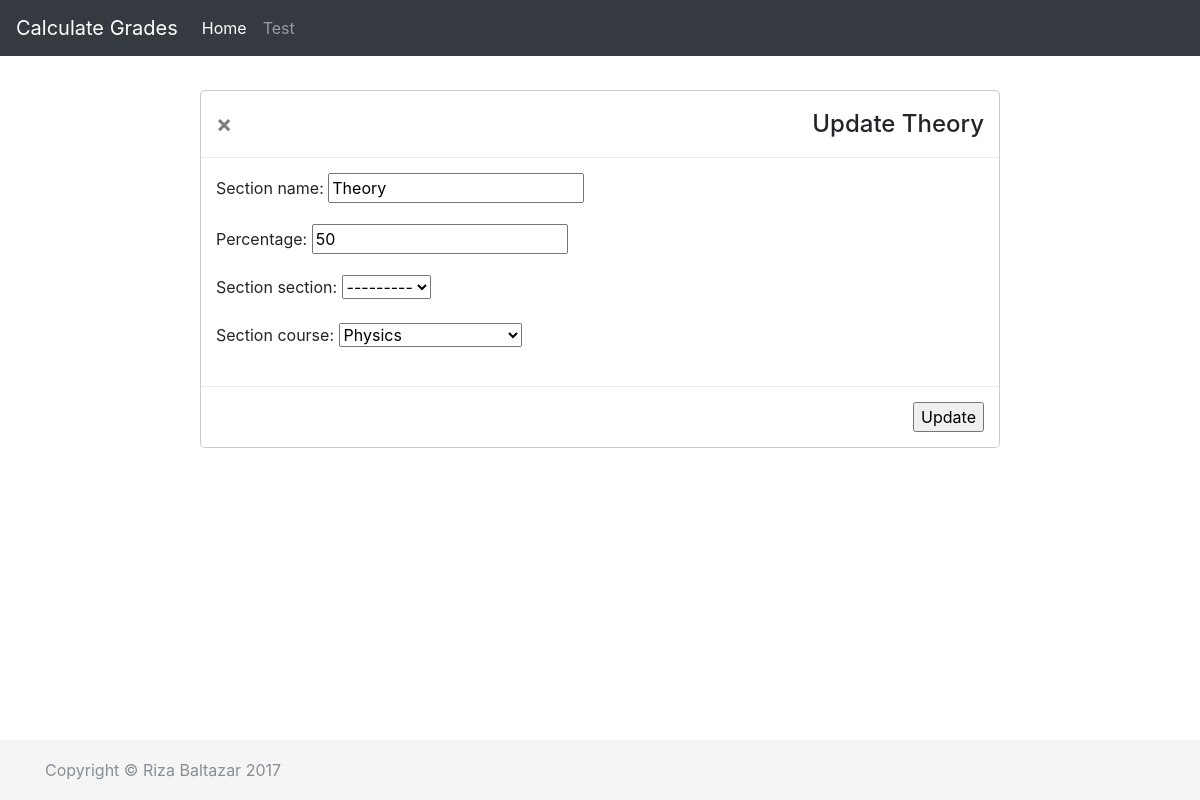
Page /calculate/update_section/2/ on the committed database.
### calculate/models.py (models this page shows, shortened)
class Section(models.Model):
    section_name = models.CharField(max_length=50)
    percentage = models.IntegerField(default=100,
                                     validators=[
                                         MaxValueValidator(100),
                                         MinValueValidator(1)
                                     ])
    atype = models.CharField(max_length=10, default='Section')
    section_section = models.ForeignKey('self',
                                        blank=True,
                                        null=True,
                                        on_delete=models.CASCADE)
    section_course = models.ForeignKey('Course',
                                       blank=True,
                                       null=True,
                                       default=Course.DEFAULT_PK,
                                       on_delete=models.CASCADE)
    def __str__(self):
        return self.section_name

### calculate/views.py (the view, shortened to what this page needs)
# urls.py: url(r'^update_section/(?P<pk>\d+)/$', SectionUpdate.as_view(), name='update_section'),
class SectionUpdate(UpdateView):
    model = Section
    fields = ['section_name', 'percentage', 'section_section', 'section_course']
    template_name_suffix = '_update_form'
    def get_initial(self):
        pk = self.kwargs['pk']
        section = Section.objects.get(pk=pk)
        cpk = section.section_course.pk
        course = Course.objects.get(pk=cpk)
        return {'section_course': course}
    def get_form(self, form_class=None):
        pk = self.kwargs['pk']
        section = Section.objects.get(pk=pk)
        cpk = section.section_course.pk
        course = Course.objects.get(pk=cpk)
        form = super(SectionUpdate, self).get_form(form_class)
        form.fields['section_section'].queryset = Section.objects.filter(section_course=course)
        return form

### calculate/models.py (called while the page is built)
    def __str__(self):
        return self.course_name

### calculate/templates/calculate/section_update_form.html (shortened to what this page needs)
{% extends 'calculate/base.html' %}
{% block content %}
{% load crispy_forms_tags %}
<div class="modal-dialog modal-lg">
    <div class="modal-content">
        <form action="" method="post">
            <div class="modal-header">
                <a type="button" class="close button" data-dismiss="modal" aria-hidden="true"
                        href="{% url 'calculate:course_detail' section.section_course.id %}">×</a>
                <h4 class="modal-title" id="section-modal-label">Update {{ section.section_name }}</h4>
            </div>
            <div class="modal-body">
                {{ form.as_p }}
            </div>
            <div class="modal-footer">
                <input type="submit" value="Update" />
            </div>
        </form>
    </div>
</div>
{% endblock content %}

### calculate/static/calculate/css/sticky-footer-navbar.css (style rules this page uses)
html { position: relative; min-height: 100%; }
body { margin-bottom: 60px; }

### rows in the picture
Section: section_name "Theory"
Section: percentage "50", section_section "---------", section_course "Physics"
